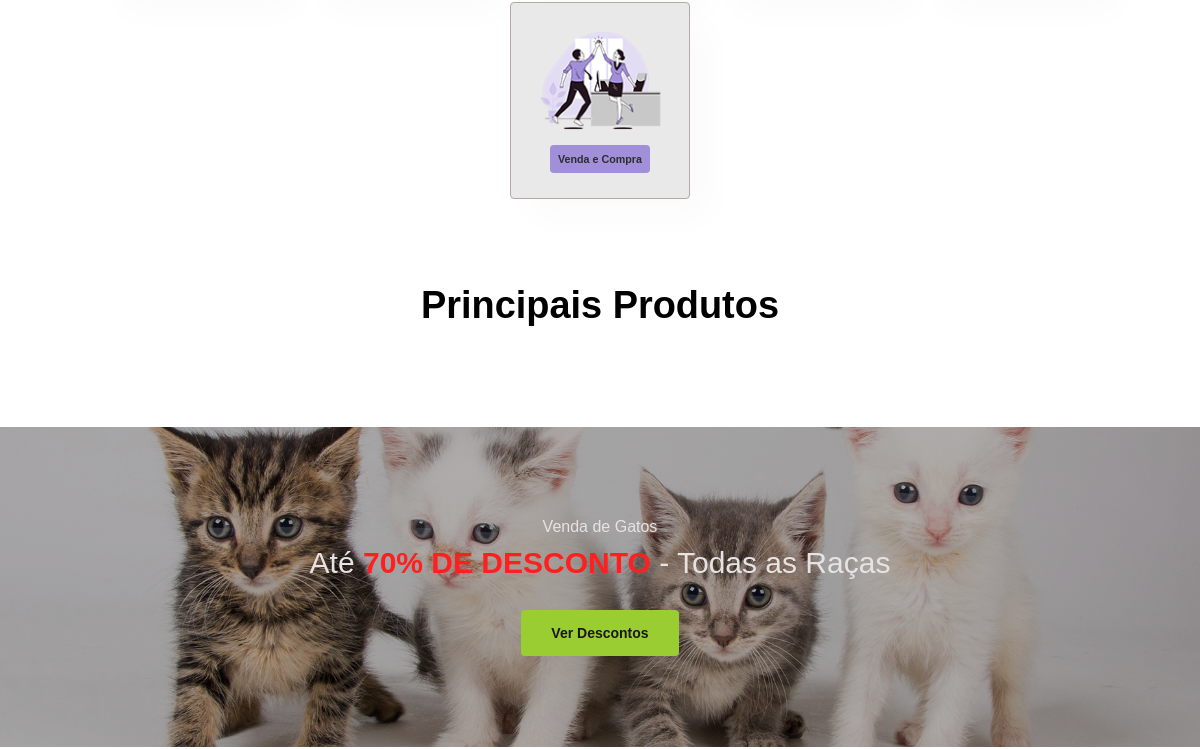
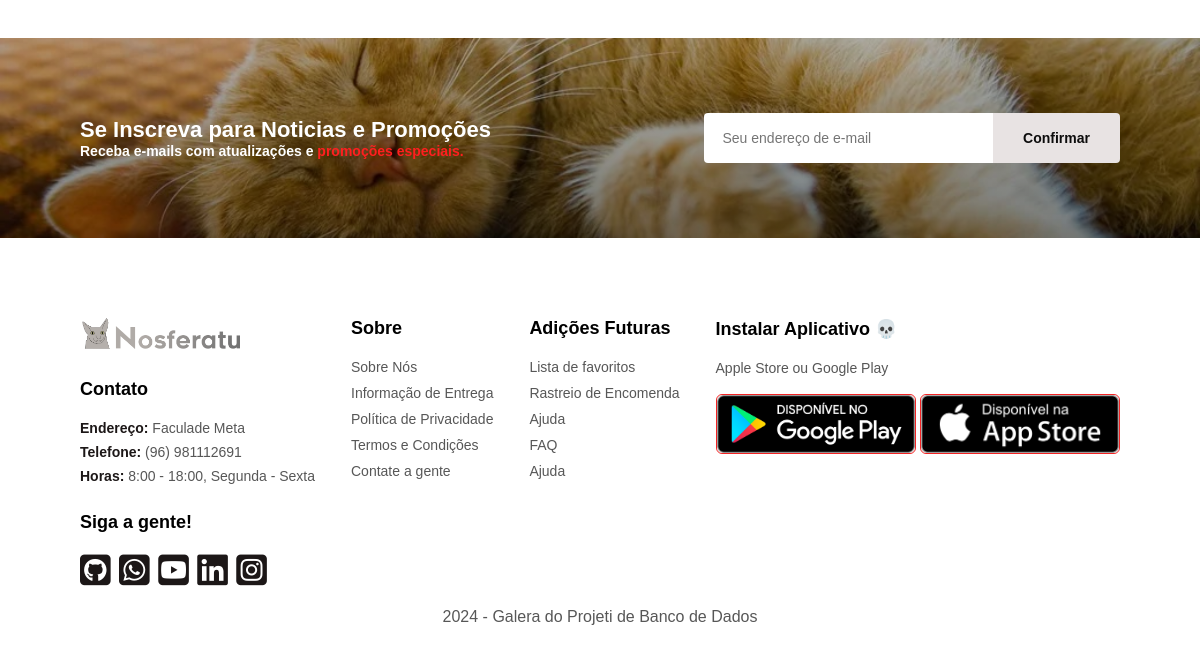
The app's page / (lower part), older data (2 pictures, top to bottom).
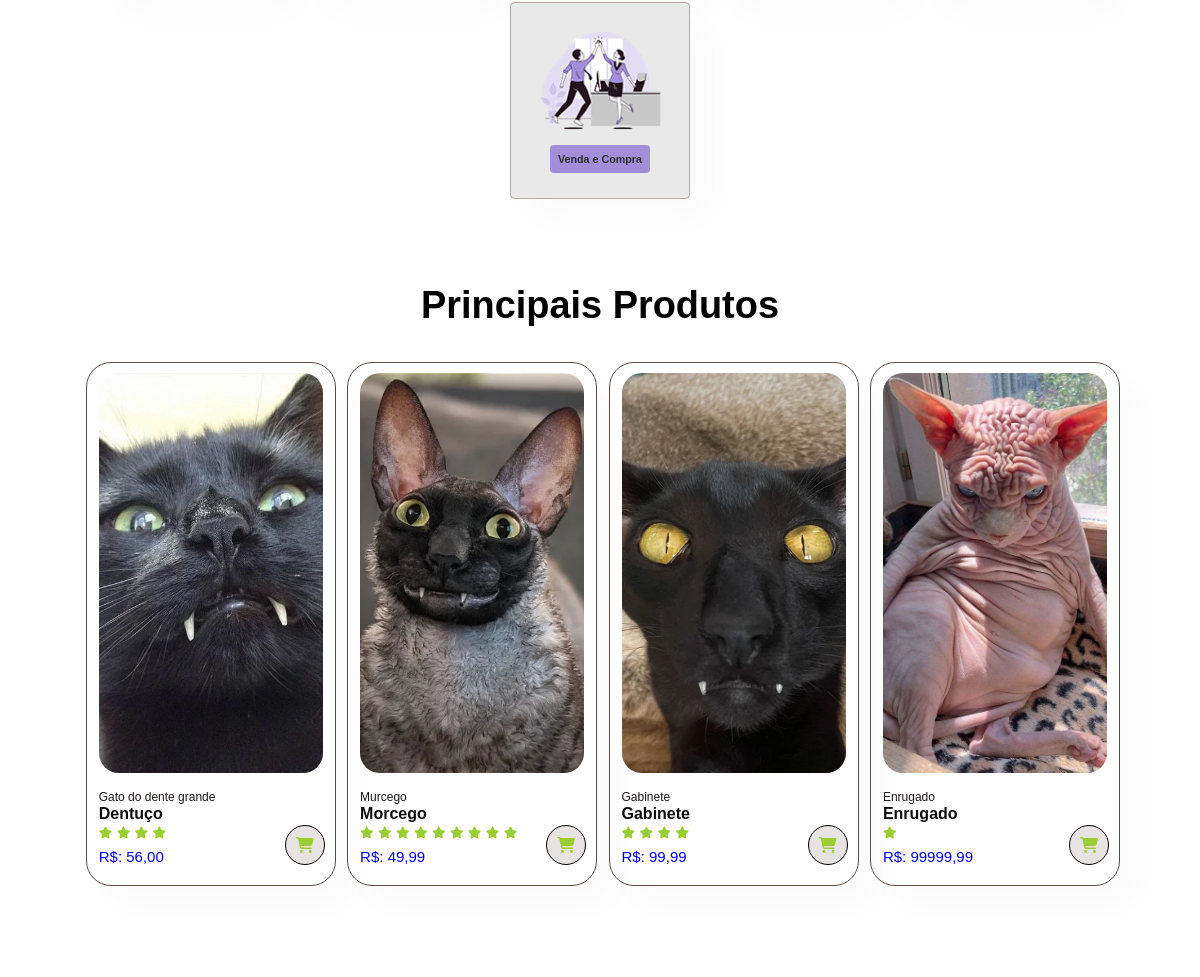
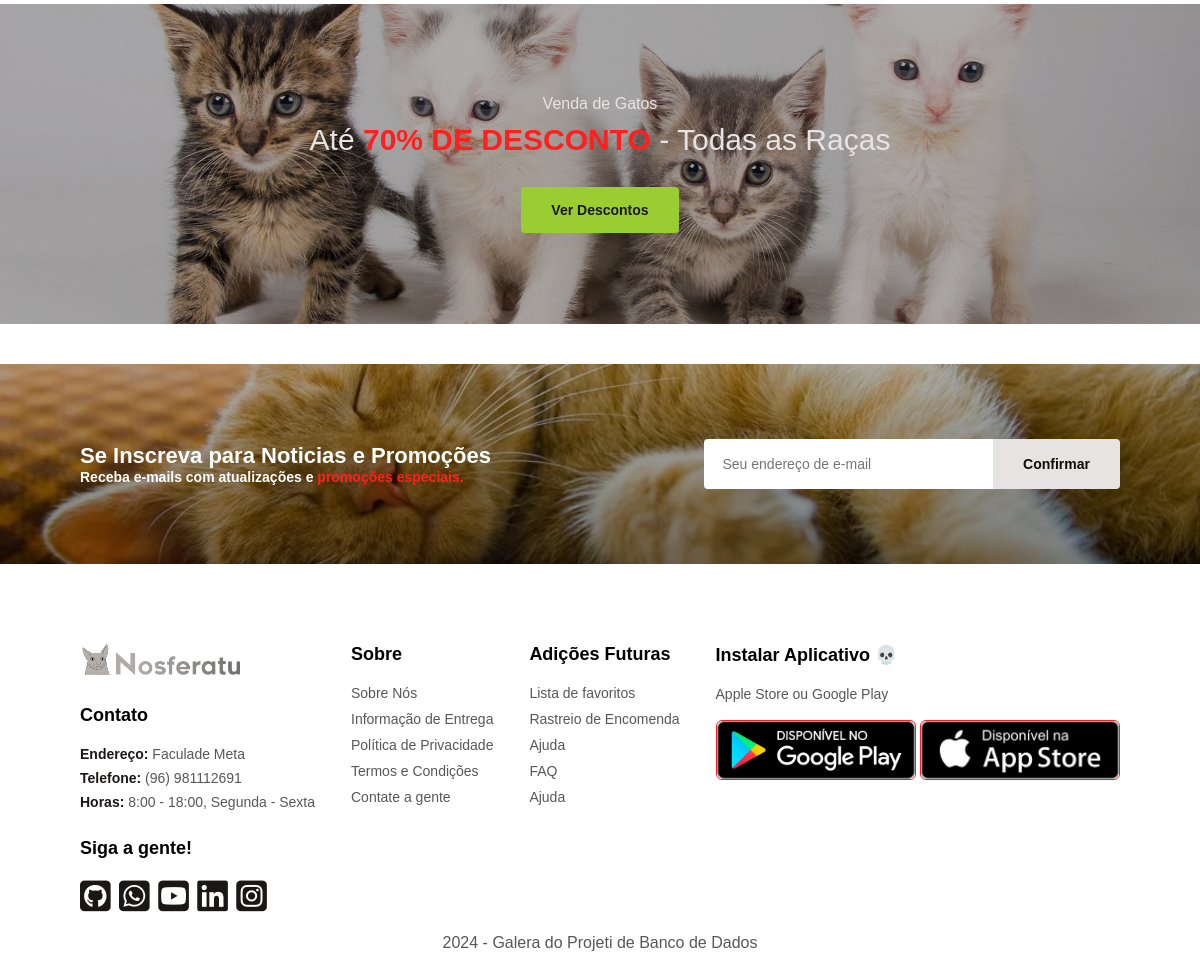
The same page, newer data (2 pictures, top to bottom).
### loja/models.py (models this page shows)
class Produto(models.Model):
    nome = models.CharField(max_length=255, blank=False, null=False, default="Produto sem nome")
    descricao = models.CharField(max_length=2048, blank=False, null=False, default="")
    mini_descricao = models.CharField(max_length=255, blank=False, null=False, default="")
    preco = models.DecimalField(max_digits=11, decimal_places=2, blank=False, null=False, default=0.0)
    estoque = models.IntegerField(blank=False, null=False, default=0)
    peso = models.DecimalField(max_digits=11, decimal_places=2, blank=False, null=False, default=0.0)
    cod_barras = models.CharField(max_length=255, blank=False, null=False, default="000000000")
    desconto = models.DecimalField(max_digits=5, decimal_places=2, blank=False, null=False, default=0.0)
    avaliacao = models.IntegerField(blank=False, null=False, default=0)
    url_imagem = models.CharField(max_length=255, blank=False, null=False, default="")
    def range_avaliacao(self):
        return range(0, self.avaliacao)
    def __str__(self):
        return f"Produto: {self.nome}"

### loja/views.py (the view)
# urls.py: path("", views.index, name="index"),
def index(request: HttpRequest):
    produtos = Produto.objects.all()
    produtos = produtos[:4]
    print("Produtos encontrados:", produtos)
    return render(request, "loja/index.html", {"produtos": produtos})

### loja/templates/loja/index.html (shortened to what this page needs)
{% load static %}
<!DOCTYPE html>
<html lang="en">
    <head>
        <link href="{% static 'loja/styles.css'%}" rel="stylesheet">
        <link rel="stylesheet" href="https://cdnjs.cloudflare.com/ajax/libs/font-awesome/6.5.2/css/all.min.css">
        <link href="https://fonts.cdnfonts.com/css/renogare" rel="stylesheet">
    </head>
    <body>
        <section id="feature" class="section-p1">
            <div class="fe-box">
                <img src="{% static 'loja/img/inicio/opçoes (6).png'%}" alt="">
                <h6>Venda e Compra</h6>
            </div>
        </section>
        <section id="product1" class="section-p1">
            <h3>Principais Produtos</h3>
            <div class="pro-container">
                {% for produto in produtos %}
                {% include 'loja/snippets/caixa_produto.html' with produto=produto %}
                {% endfor %}
            </div>
        </section>
        <section id="banner" class="section-m1">
            <h4> Venda de Gatos</h4>
            <h2>Até <span>70% de Desconto</span> - Todas as Raças</h2>
            <button class="normal">Ver Descontos</button>
        </section>
        {% include 'loja/snippets/newsletter.html' %}
        {% include 'loja/snippets/footer.html' %}
    </body>
</html>

### loja/templates/loja/snippets/caixa_produto.html
<a href="/produto/{{ produto.id }}">
    <div class="pro">
        <img src={{ produto.url_imagem }} alt="">
        <div class="des">
            <span>{{ produto.mini_descricao }}</span>
            <h5>{{ produto.nome }}</h5>
            <div class="star">
                {% for i in produto.range_avaliacao %}
                <i class="fas fa-star"></i>
                {% endfor %}
            </div>
            <h4>R$: {{ produto.preco }}</h4>
        </div>
        <a class="cart" href="#"><i class="fa fa-shopping-cart"></i></a>
    </div>
</a>

Row changes from the older to the newer data that the page shows:
added Produto: url_imagem (picture), mini_descricao "Gato do dente grande", nome "Dentuço", avaliacao 4 (drawn), preco "56,00"
added Produto: url_imagem (picture), mini_descricao "Murcego", nome "Morcego", avaliacao 9 (drawn), preco "49,99"
added Produto: url_imagem (picture), mini_descricao "Gabinete", nome "Gabinete", avaliacao 4 (drawn), preco "99,99"
added Produto: url_imagem (picture), mini_descricao "Enrugado", nome "Enrugado", avaliacao 1 (drawn), preco "99999,99"
